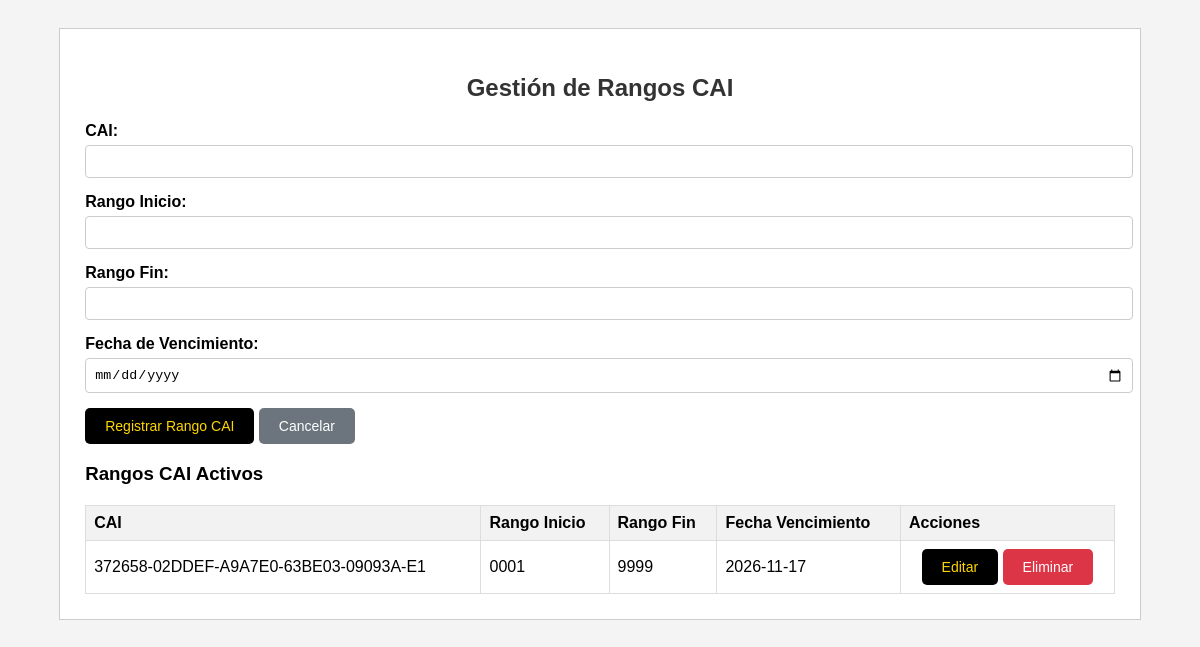
/modulos/gestion_cai.php (signed in), run on the app's committed database.
### tables this page shows
CREATE TABLE `tbl_ms_cai_rangos` (
  `id` int(11) NOT NULL,
  `cai` varchar(255) NOT NULL,
  `rango_inicio` varchar(50) NOT NULL,
  `rango_fin` varchar(50) NOT NULL,
  `fecha_vencimiento` date NOT NULL,
  `estado` enum('Activo','Inactivo') DEFAULT 'Activo',
  `fecha_creacion` timestamp NOT NULL DEFAULT current_timestamp()
);

### modulos/gestion_cai.php (the view, shortened to what this page needs)
<?php
include("../conexion.php");
$result = $conexion->query("SELECT * FROM TBL_MS_CAI_RANGOS WHERE estado='Activo' ORDER BY fecha_creacion DESC");
$rangos_cai = [];
if ($result) {
    while ($row = $result->fetch_assoc()) {
        $rangos_cai[] = $row;
    }
}
$rango_edit = null;
?>
<!DOCTYPE html>
<html lang="es">
<head>
</head>
<body>
<div class="container">
    <h2>Gestión de Rangos CAI</h2>
    <form method="POST">
        <div class="form-group">
            <label for="cai">CAI:</label>
            <input type="text" id="cai" name="cai" value="<?php echo $rango_edit ? htmlspecialchars($rango_edit['cai']) : ''; ?>" required>
        </div>
        <div class="form-group">
            <label for="rango_inicio">Rango Inicio:</label>
            <input type="text" id="rango_inicio" name="rango_inicio" value="<?php echo $rango_edit ? htmlspecialchars($rango_edit['rango_inicio']) : ''; ?>" required>
        </div>
        <div class="form-group">
            <label for="rango_fin">Rango Fin:</label>
            <input type="text" id="rango_fin" name="rango_fin" value="<?php echo $rango_edit ? htmlspecialchars($rango_edit['rango_fin']) : ''; ?>" required>
        </div>
        <div class="form-group">
            <label for="fecha_vencimiento">Fecha de Vencimiento:</label>
            <input type="date" id="fecha_vencimiento" name="fecha_vencimiento" value="<?php echo $rango_edit ? htmlspecialchars($rango_edit['fecha_vencimiento']) : ''; ?>" required>
        </div>
        <button type="submit"><?php echo $rango_edit ? 'Actualizar Rango CAI' : 'Registrar Rango CAI'; ?></button>
        <button type="button" class="btn-secondary" onclick="window.location.href='/modulos/gestion_cai.php'">Cancelar</button>
    </form>
    <h3>Rangos CAI Activos</h3>
    <table>
        <thead>
            <tr>
                <th>CAI</th>
                <th>Rango Inicio</th>
                <th>Rango Fin</th>
                <th>Fecha Vencimiento</th>
                <th>Acciones</th>
            </tr>
        </thead>
        <tbody>
            <?php foreach ($rangos_cai as $rango): ?>
                <tr>
                    <td><?php echo htmlspecialchars($rango['cai']); ?></td>
                    <td><?php echo htmlspecialchars($rango['rango_inicio']); ?></td>
                    <td><?php echo htmlspecialchars($rango['rango_fin']); ?></td>
                    <td><?php echo htmlspecialchars($rango['fecha_vencimiento']); ?></td>
                    <td class="actions">
                        <button onclick="window.location.href='/modulos/gestion_cai.php?edit=<?php echo $rango['id']; ?>'">Editar</button>
                        <button class="btn-danger" onclick="if(confirm('¿Eliminar este rango CAI?')) window.location.href='/modulos/gestion_cai.php?delete=<?php echo $rango['id']; ?>'">Eliminar</button>
                    </td>
                </tr>
            <?php endforeach; ?>
        </tbody>
    </table>
</div>
</body>
</html>

### modulos/gestion_cai.php (style rules this page uses)
body { font-family: Arial, sans-serif; background: #f4f4f4; padding: 20px; }
.container { width: 90%; max-width: 1200px; background: white; padding: 25px; margin: auto; border: 1px solid #ccc; }
h2 { text-align: center; color: #333; }
.form-group { margin-bottom: 15px; }
label { display: block; margin-bottom: 5px; font-weight: bold; }
input[type="text"], input[type="date"] { width: 100%; padding: 8px; border: 1px solid #ccc; border-radius: 4px; }
button { background: #000000; color: #FFD700; padding: 10px 20px; border: none; cursor: pointer; border-radius: 5px; font-size: 14px; }
.btn-secondary { background: #6c757d; color: white; }
.btn-danger { background: #dc3545; color: white; }
table { width: 100%; border-collapse: collapse; margin-top: 20px; }
th, td { border: 1px solid #ddd; padding: 8px; text-align: left; }
th { background-color: #f2f2f2; }
.actions { text-align: center; }

### data on the page
tbl_ms_cai_rangos: cai "372658-02DDEF-A9A7E0-63BE03-09093A-E1", rango_inicio "0001", rango_fin "9999", fecha_vencimiento "2026-11-17"
